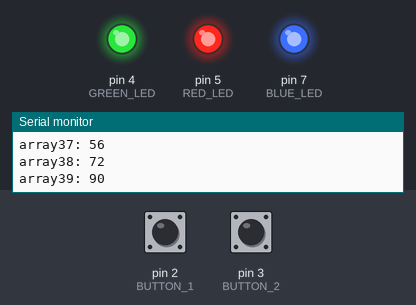
This sketch was run on a simulated Arduino Uno, built with avr-gcc and run on an emulated ATmega328P. Shown: output pins drawn as LEDs (lit = HIGH), the last lines printed to the serial monitor. Inputs (shaded band) come from the test bench; at power-on: pin 3 (BUTTON_2) HIGH, pin 2 (BUTTON_1) HIGH.

Above: at 16.9 s.
17.0 s: pin 3 (BUTTON_2) pulled LOW for 3 s
At 18.2 s:
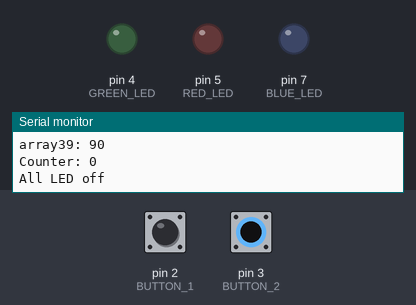
23.0 s: pin 2 (BUTTON_1) pulled LOW for 3 s
At 30.2 s:
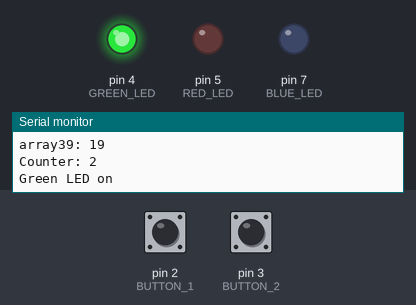
Timing chart, 0 to 35.0 s (numbered marks = the images above; inputs shaded):
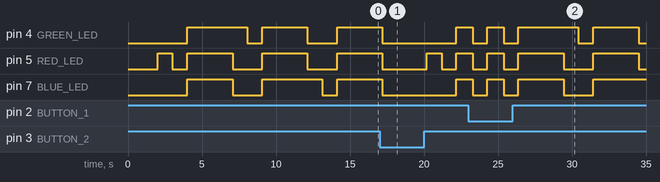

The sketch:

Lab1_Q7.ino
```cpp
#define RED_LED 5
#define GREEN_LED 4
#define BLUE_LED 7
#define BUTTON_1 2
#define BUTTON_2 3
#define TIME 1000


int array1[10] = {1, 2, 3, 4, 5, 6, 7, 8, 9, 10};
int array2[10] = {0, 1, 2, 3, 4, 5, 6, 7, 8, 9};

int array3[10];

int counter = 0;

void setup() {
  // put your setup code here, to run once:
  Serial.begin(9600);
  pinMode(BUTTON_1, INPUT_PULLUP);
  pinMode(BUTTON_2, INPUT_PULLUP);
  pinMode(GREEN_LED, OUTPUT);
  pinMode(RED_LED, OUTPUT);
  pinMode(BLUE_LED, OUTPUT);
}

void loop() {
  // put your main code here, to run repeatedly:
  if (digitalRead(BUTTON_1)){
    delay(TIME);
    counter += 1;
    delay(TIME);

    if (counter == 1) {

      Serial.print("Counter: ");
      Serial.println(counter);
      Serial.println("Red LED on");
      digitalWrite(RED_LED, HIGH);
      digitalWrite(GREEN_LED,LOW);
      digitalWrite(BLUE_LED, LOW);
      delay(TIME);

    } else if (counter == 2) {

      Serial.print("Counter: ");
      Serial.println(counter);
      Serial.println("Green LED on");
      digitalWrite(RED_LED, LOW);
      digitalWrite(GREEN_LED,HIGH);
      digitalWrite(BLUE_LED, LOW);
      delay(TIME);


    } else if (counter == 3) {

      Serial.print("Counter: ");
      Serial.println(counter);
      Serial.println("Blue LED on");
      digitalWrite(RED_LED, LOW);
      digitalWrite(GREEN_LED,LOW);
      digitalWrite(BLUE_LED, HIGH);
      delay(TIME);

    } else {
      counter = 0;

      Serial.print("Counter: ");
      Serial.println(counter);
      Serial.println("All LED off");
      digitalWrite(RED_LED, LOW);
      digitalWrite(GREEN_LED,LOW);
      digitalWrite(BLUE_LED, LOW);
      delay(TIME);

    }
  }

  if (digitalRead(BUTTON_2)) {
      Serial.println("Calculating...");
      Serial.println("All LED off");
      digitalWrite(RED_LED, LOW);
      digitalWrite(GREEN_LED,LOW);
      digitalWrite(BLUE_LED, LOW);
      delay(TIME);

      for (int i = 0; i < 10; i++) {
        if (counter == 1) {

          array3[i] = array1[i] + array2[i];

        } else if (counter == 2) {

          array3[i] = array1[i] - array2[i];

        } else if (counter == 3) {

          array3[i] = array1[i] * array2[i];

        }
      }


      Serial.println("All LED on");
      digitalWrite(RED_LED, HIGH);
      digitalWrite(GREEN_LED,HIGH);
      digitalWrite(BLUE_LED, HIGH);
      delay(TIME);

      for (int i = 0; i < 10; i++) {
        Serial.print("array3");
        Serial.print(i);
        Serial.print(": ");
        Serial.println(array3[i]);
      }


  }
}
```
